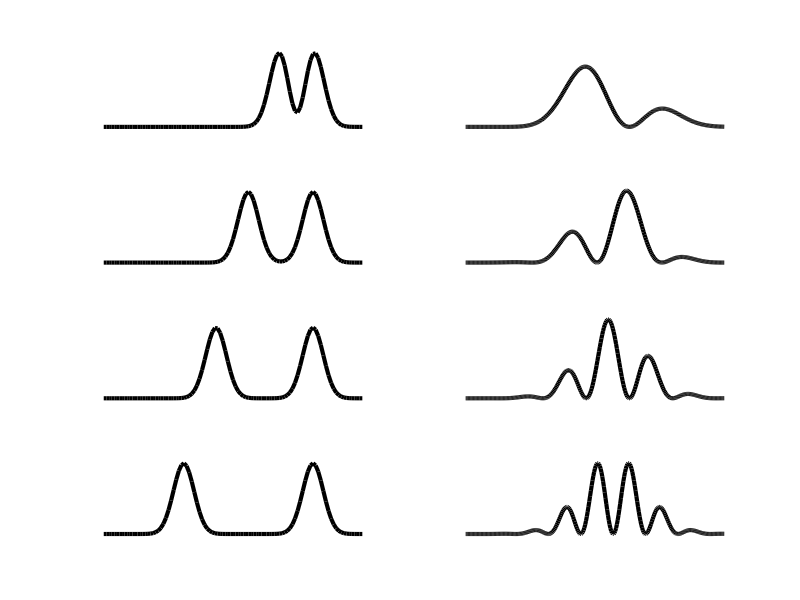

This figure's MATLAB source:
% calib=load('L:\2012 05 22 E\uvAOMcalibration');
% [fs]
Nk=500;
omegaCenter=2*pi*1.155;
omega_span=0.05;
omega_min=omegaCenter-omega_span/2*pi;
omega_max=omegaCenter+omega_span/2*pi;
omega_step=(omega_max-omega_min)/(Nk-1);
omega=(omega_min:omega_step:omega_max); % dimension is thought to be in [pixels], but it could as well be in [ns]
t_step=2*pi/(omega_max-omega_min);
t=-Nk/2*t_step+t_step:t_step:+Nk/2*t_step;

% omegaR=2*pi*1.155e6; % [rad/ns]
omegaR=0; % [rad/ns]
sigma=omega_span/2; 
% tR=(omegaR-calib(2))/calib(1);
tR=0;
N=4;
figure('color','w')
for ind1=1:N
    ppdelay=ind1*125; % [fs]
    phase=(omega-omegaR)*ppdelay;
    % phase2=sin(calib(1)*(tAC-tR)*ppdelay);
    sp_opt=1/2*exp(-(omega-omegaCenter).^2/sigma^2).*(exp(i*phase)+1);
    % sp_opt=1/2*exp(-(tAC-tCenter).^2/sigma^2).*exp(i*phase2);
    % phase=unwrap(angle(sp_opt));
    pulses=ifftshift(ifft([sp_opt, zeros([1, 3*Nk])]));
    hndl(ind1,1)=subplot(N,2,(ind1-1)*2+1);
    plot(abs(pulses).^2,'k','linewidth',3);
%     xlabel('delay [fs]')
    % hold on;plot(tAC,real(pulses),'r')
    % plot(tAC,imag(pulses),'b')
    % hold off;
    xlim([920 1020])
    hndl(ind1,2)=subplot(N,2,(ind1-1)*2+2);
    plot(omega,abs(sp_opt).^2,'k','linewidth',3);
%     xlabel('frequency [rad/fs]')
    xlim([7.2 7.3])
    % delay in [fs] from graph: (delay read off in pixels)/(3360*calib(1))*2*pi
end
set(hndl,'Visible','off')